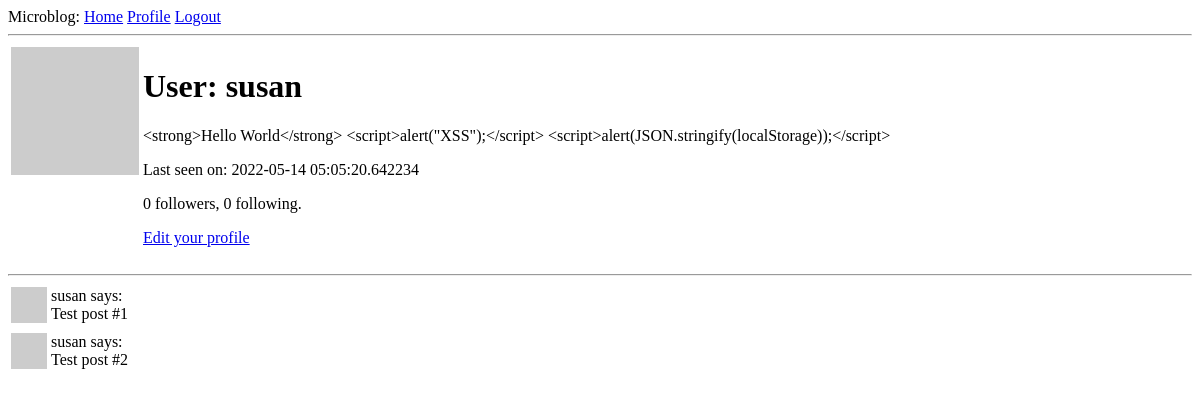
Before: /user/susan (signed in) with the older database file.
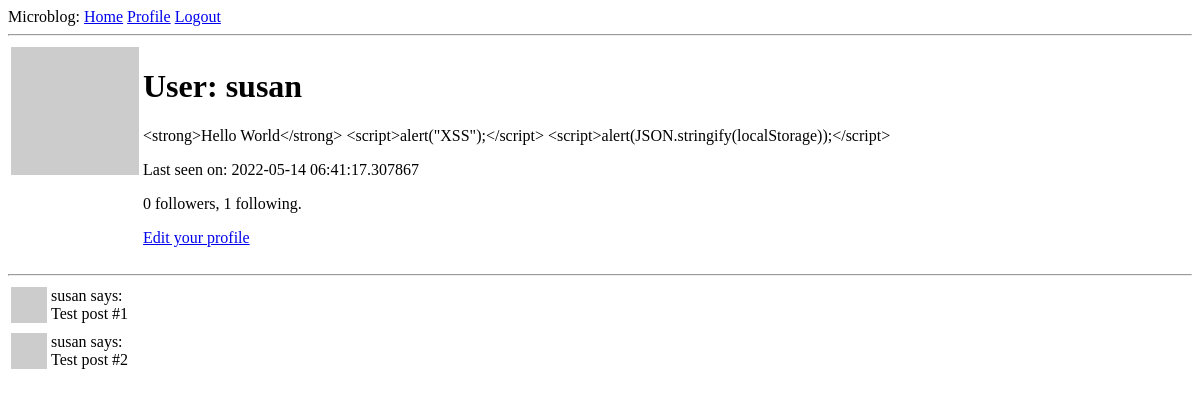
After: the same page with the newer database file.
### app/models.py (models this page shows, shortened)
class User(UserMixin, db.Model):
    id = db.Column(db.Integer, primary_key=True)
    username = db.Column(db.String(64), index=True, unique=True)
    email = db.Column(db.String(120), index=True, unique=True)
    password_hash = db.Column(db.String(128))
    about_me = db.Column(db.String(140))
    last_seen = db.Column(db.DateTime, default=datetime.utcnow)
    followed = db.relationship(
        'User',
        secondary=followers,
        primaryjoin=(followers.c.follower_id == id),
        secondaryjoin=(followers.c.followed_id == id),
        backref=db.backref('followers', lazy='dynamic'),
        lazy='dynamic'
    )
    posts = db.relationship('Post', backref='author', lazy='dynamic')
    def avatar(self, size):
        digest = md5(self.email.lower().encode('utf-8')).hexdigest()
        return 'https://www.gravatar.com/avatar/{}?d=identicon&s={}'.format(
            digest, size)

### app/routes.py (the view)
@app.route('/user/<username>')
@login_required
def user(username):
    user = User.query.filter_by(username=username).first_or_404()
    posts = [
        {'author': user, 'body': 'Test post #1'},
        {'author': user, 'body': 'Test post #2'},
    ]
    form = EmptyForm()
    return render_template('user.html', user=user, posts=posts, form=form)

### app/models.py (called while the page is built)
@login.user_loader
def load_user(id):
    return User.query.get(int(id))

### app/routes.py (called while the page is built)
@app.before_request
def before_request():
    if current_user.is_authenticated:
        current_user.last_seen = datetime.utcnow()
        db.session.commit()

### app/templates/user.html (shortened to what this page needs)
{% extends "base.html" %}
{% block content %}
    <table>
        <tr valign="top">
            <td>
                <img src="{{ user.avatar(128) }}"
                     alt="{{ user.username }}'s avatar"
                     height=128
                     width=128/>
            </td>
            <td>
                <h1>User: {{ user.username }}</h1>
                {% if user.about_me %}
                    <p>{{ user.about_me }}</p>
                {% endif %}
                {% if user.last_seen %}
                    <p>Last seen on: {{ user.last_seen }}</p>
                {% endif %}
                <p>{{ user.followers.count() }} followers, {{ user.followed.count() }} following.</p>
                {% if user == current_user %}
                    <p><a href="{{ url_for('edit_profile') }}">Edit your profile</a></p>
                {% endif %}
            </td>
        </tr>
    </table>
    <hr />
    {% for post in posts %}
        {% include "_post.html" %}
    {% endfor %}
{% endblock content %}

### app/templates/base.html (shortened to what this page needs)
<!DOCTYPE html>
<html lang="en">
    <head>
        <link rel="stylesheet" type="text/css" href={{ url_for('static', filename='styles/base.css') }} />
    </head>
    <body>
        <nav>
            Microblog:
            <a href="{{ url_for('index') }}">Home</a>
            {% if current_user.is_anonymous %}
            <a href="{{ url_for('login') }}">Login</a>
            {% else %}
            <a href="{{ url_for('user', username=current_user.username) }}">Profile</a>
            <a href="{{ url_for('logout') }}">Logout</a>
            {% endif %}
        </nav>
        <hr />
        {% block content %}
        {% endblock content %}
    </body>
</html>

### app/templates/_post.html
<table>
    <tr valign="top">
        <td>
            <img src="{{ post.author.avatar(36) }}"
                 alt="{{ post.author.username }}'s avatar"
                 height=36
                 width=36 />
        </td>
        <td>
            {{ post.author.username }} says:
            <br />
            {{ post.body }}
        </td>
    </tr>
</table>

Changed rows visible on the page:
changed User "susan": last_seen "2022-05-14 05:05:20.642234" → "2022-05-14 06:41:17.307867"
Other visible differences:
{{ user.followed.count() }}: "0" → "1"
